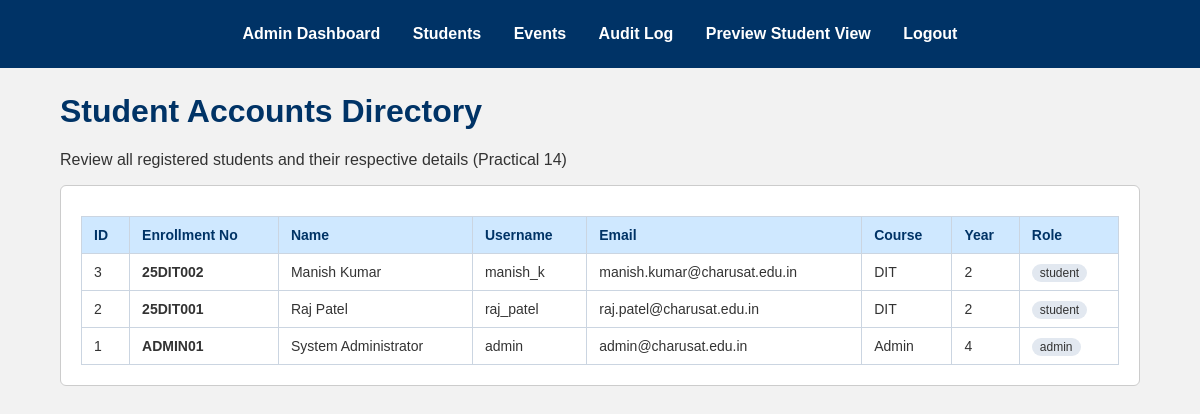
/students.php (signed in), run on the app's committed database.
### tables this page shows
CREATE TABLE IF NOT EXISTS students (
    student_id INT AUTO_INCREMENT PRIMARY KEY,
    enrollment_number VARCHAR(20) NOT NULL UNIQUE,
    name VARCHAR(100) NOT NULL,
    username VARCHAR(50) NOT NULL UNIQUE,
    email VARCHAR(100) NOT NULL UNIQUE,
    mobile VARCHAR(15) NOT NULL,
    password VARCHAR(255) NOT NULL,
    course VARCHAR(50) NOT NULL,
    year INT NOT NULL,
    gender VARCHAR(20) NOT NULL,
    role VARCHAR(20) NOT NULL DEFAULT 'student',
    remember_selector VARCHAR(255) DEFAULT NULL,
    remember_token_hash VARCHAR(255) DEFAULT NULL,
    remember_expires DATETIME DEFAULT NULL,
    created_at TIMESTAMP DEFAULT CURRENT_TIMESTAMP
);

### students.php (the view, shortened to what this page needs)
<?php
require_once "db.php";
$result = $conn->query(
    "SELECT student_id, enrollment_number, name, username, email, course, year, role
     FROM students
     ORDER BY student_id DESC"
);
?>
<!DOCTYPE html>
<html lang="en">
<head>
    <link rel="stylesheet" href="style.css">
</head>
<body>
    <?php include "menu.php"; ?>
    <main class="container">
        <h1>Student Accounts Directory</h1>
        <p>Review all registered students and their respective details (Practical 14)</p>
        <div class="panel table-container">
            <table>
                <thead>
                    <tr>
                        <th>ID</th>
                        <th>Enrollment No</th>
                        <th>Name</th>
                        <th>Username</th>
                        <th>Email</th>
                        <th>Course</th>
                        <th>Year</th>
                        <th>Role</th>
                    </tr>
                </thead>
                <tbody>
                <?php if ($result && $result->num_rows > 0): ?>
                    <?php while ($student = $result->fetch_assoc()): ?>
                        <tr>
                            <td><?= (int) $student["student_id"] ?></td>
                            <td><strong><?= htmlspecialchars($student["enrollment_number"] ?? "-") ?></strong></td>
                            <td><?= htmlspecialchars($student["name"] ?? "") ?></td>
                            <td><?= htmlspecialchars($student["username"] ?? "") ?></td>
                            <td><?= htmlspecialchars($student["email"] ?? "") ?></td>
                            <td><?= htmlspecialchars($student["course"] ?? "-") ?></td>
                            <td><?= htmlspecialchars((string)($student["year"] ?? "-")) ?></td>
                            <td><span style="background:#e2e8f0; padding:2px 8px; border-radius:10px; font-size:12px;"><?= htmlspecialchars($student["role"] ?? "student") ?></span></td>
                        </tr>
                    <?php endwhile; ?>
                <?php else: ?>
                    <tr><td colspan="8" style="text-align: center; padding: 20px;">No students found in the database.</td></tr>
                <?php endif; ?>
                </tbody>
            </table>
        </div>
    </main>
</body>
</html>

### style.css (style rules this page uses)
body { background-color: #f2f2f2; font-family: Arial, sans-serif; color: #333; margin: 0; }
.container { width: 90%; max-width: 1200px; margin: 25px auto; }
h1, h2 { color: #003366; }
.stat-card, .panel { background-color: white; padding: 20px; border: 1px solid #ccc; box-sizing: border-box; border-radius: 6px; }
.table-container { overflow-x: auto; }
table { width: 100%; border-collapse: collapse; background-color: white; margin-top: 10px; }
th, td { border: 1px solid #cbd5e1; padding: 10px 12px; text-align: left; font-size: 14px; }
th { background-color: #cfe8ff; color: #003366; font-weight: bold; }

### data on the page
students: student_id "3", enrollment_number "25DIT002", name "Manish Kumar", username "manish_k", email "manish.kumar@charusat.edu.in", course "DIT", year "2", role "student"
students: student_id "2", enrollment_number "25DIT001", name "Raj Patel", username "raj_patel", email "raj.patel@charusat.edu.in", course "DIT", year "2", role "student"
students: student_id "1", enrollment_number "ADMIN01", name "System Administrator", username "admin", email "admin@charusat.edu.in", course "Admin", year "4", role "admin"
